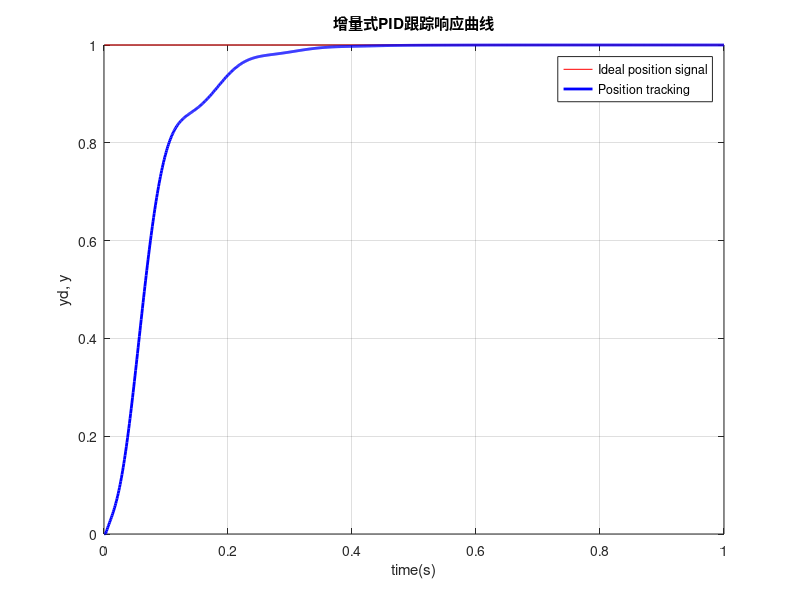
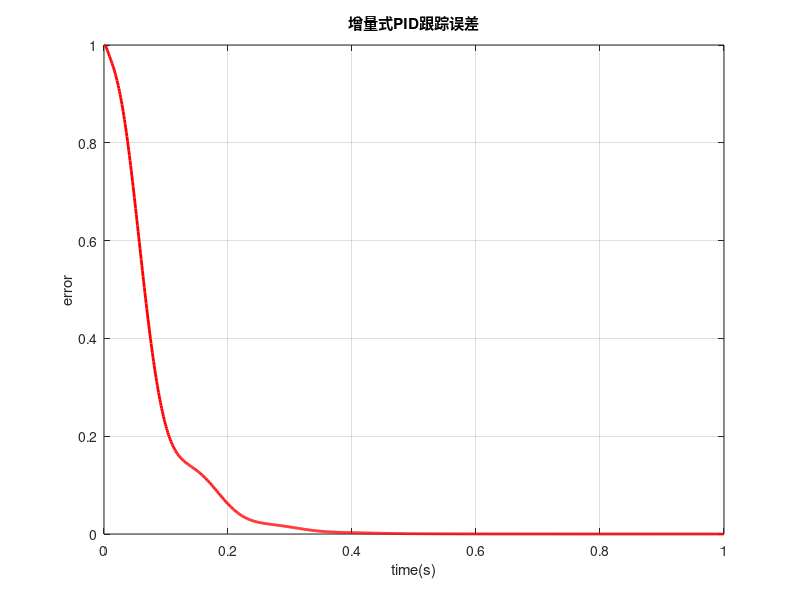

Reproduce these figures in MATLAB, in order.
clc
clear all;
close all;

ts = 0.001;
sys = tf(400,[1, 50, 0]);
dsys = c2d(sys,ts,'z');
[num, den] = tfdata(dsys, 'v');

u_1 = 0.0; u_2 = 0.0; u_3 = 0.0;
y_1 = 0; y_2 = 0; y_3 = 0;

x = [0, 0, 0];

error_1 = 0;
error_2 = 0;

for k=1:1:1000
    time(k) = k*ts;
    
    yd(k) = 1.0;
    
    kp = 8;
    ki = 0.1;
    kd = 10;
    
    du(k) = kp*x(1) + kd*x(2) + ki*x(3);
    u(k) = u_1 + du(k);
    
    if u(k) >= 10
        u(k) = 10;
    end
    if u(k) <= -10
        u(k) = -10;
    end
    
    y(k) = -den(2)*y_1 -den(3)*y_2 + num(2)*u_1 + num(3)*u_2;
    
    error = yd(k) -y(k);
    u_3 = u_2; u_2 = u_1; u_1 = u(k);
    y_3 = y_2; y_2 = y_1; y_1 = y(k);
    
    x(1) = error - error_1;
    x(2) = error - 2*error_1 + error_2;
    x(3) = error;
    
    error_2 = error_1;
    error_1 = error;
end

figure(1);
plot(time, yd, 'r', time, y, 'b', 'linewidth', 2);
xlabel('time(s)'); ylabel('yd, y');
grid on;
title('增量式PID跟踪响应曲线');
legend('Ideal position signal', 'Position tracking');
figure(2);
plot(time, yd-y, 'r', 'linewidth', 2);
xlabel('time(s)'); ylabel('error');
grid on;
title('增量式PID跟踪误差');

